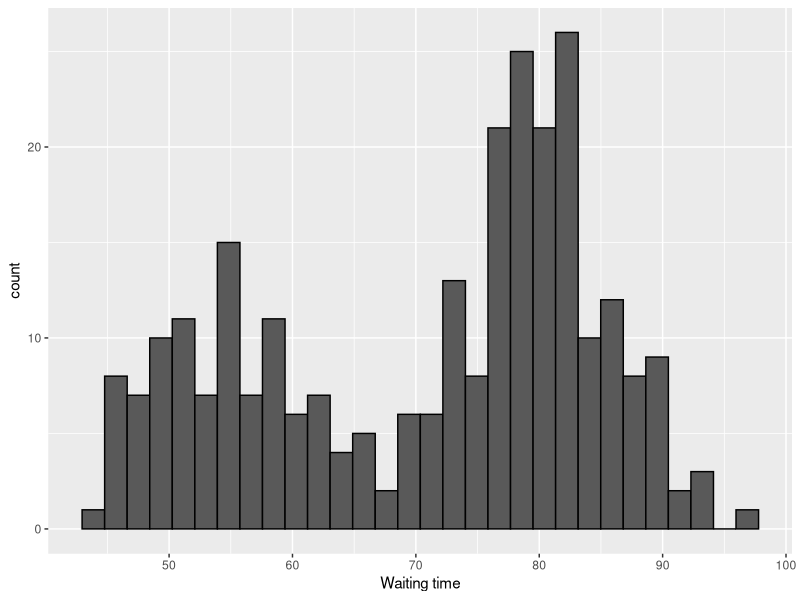

Write R code to recreate this figure.
library(tidyverse)

ggplot(faithful, aes(x = waiting)) + 
  geom_histogram(color = "black") +
  labs(x = "Waiting time")

quantile(faithful$waiting, .35)
quantile(faithful$waiting, c(.35, .70, .95))

summary(faithful$waiting)

ecdf(faithful$waiting)(79)
